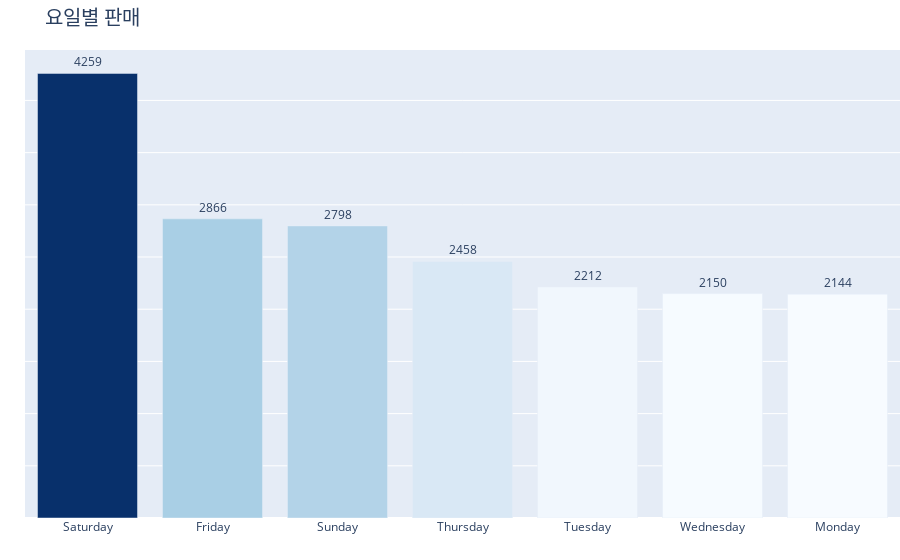

The code cell stored with this chart in its notebook:
### Code cell
fig = px.bar(mpd, title='요일별 판매', color=mpd, color_continuous_scale=px.colors.sequential.Blues)
fig.update_layout(margin=dict(t=50, b=0, l=0, r=0), titlefont=dict(size=20), xaxis_tickangle=0, coloraxis_showscale=False)
fig.update_yaxes(showticklabels=False, title=' ')
fig.update_xaxes(title=' ')
fig.update_traces(texttemplate='%{y}', textposition='outside', hovertemplate = '<b>%{x}</b><br>No. of Transactions: %{y}')
fig.show()

### Figure 1 — Plotly figure (JSON) as saved in the notebook; plotly's stock layout.template omitted (floating-point values rounded to 4 significant figures)
{"data": [{"alignmentgroup": "True", "hovertemplate": "<b>%{x}</b><br>No. of Transactions: %{y}", "legendgroup": "", "marker": {"color": [4259, 2866, 2798, 2458, 2212, 2150, 2144], "coloraxis": "coloraxis", "pattern": {"shape": ""}}, "name": "", "offsetgroup": "", "orientation": "v", "showlegend": false, "textposition": "outside", "texttemplate": "%{y}", "type": "bar", "x": ["Saturday", "Friday", "Sunday", "Thursday", "Tuesday", "Wednesday", "Monday"], "xaxis": "x", "y": [4259, 2866, 2798, 2458, 2212, 2150, 2144], "yaxis": "y"}], "layout": {"barmode": "relative", "coloraxis": {"colorbar": {"title": {"text": "color"}}, "colorscale": [[0, "rgb(247,251,255)"], [0.125, "rgb(222,235,247)"], [0.25, "rgb(198,219,239)"], [0.375, "rgb(158,202,225)"], [0.5, "rgb(107,174,214)"], [0.625, "rgb(66,146,198)"], [0.75, "rgb(33,113,181)"], [0.875, "rgb(8,81,156)"], [1, "rgb(8,48,107)"]], "showscale": false}, "legend": {"tracegroupgap": 0}, "margin": {"b": 0, "l": 0, "r": 0, "t": 50}, "title": {"font": {"size": 20}, "text": "요일별 판매"}, "xaxis": {"anchor": "y", "domain": [0, 1], "tickangle": 0, "title": {"text": " "}}, "yaxis": {"anchor": "x", "domain": [0, 1], "showticklabels": false, "title": {"text": " "}}}}
